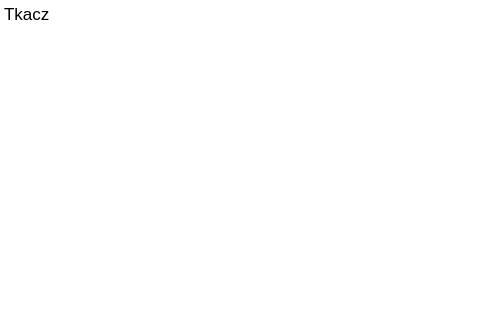
<?xml version="1.0" encoding="UTF-8"?>

<!--                                                            [licblock]
This file is part of Tkacz. 
Copyright (c) 2012-2014 Thibault Polge. All rights reserved.

This program is free software: you can redistribute it and/or modify
it under the terms of the GNU Affero General Public License as published by
the Free Software Foundation, either version 3 of the License, or
(at your option) any later version.

This program is distributed in the hope that it will be useful,
but WITHOUT ANY WARRANTY; without even the implied warranty of
MERCHANTABILITY or FITNESS FOR A PARTICULAR PURPOSE.  See the
GNU Affero General Public License for more details.

You should have received a copy of the GNU Affero General Public License
along with this program.  If not, see <http://www.gnu.org/licenses/>.
                                                               [/licblock]-->

<ui version="4.0">
 <class>Dialog</class>
 <widget class="QDialog" name="Dialog">
  <property name="geometry">
   <rect>
    <x>0</x>
    <y>0</y>
    <width>493</width>
    <height>334</height>
   </rect>
  </property>
  <property name="windowTitle">
   <string>Debug console</string>
  </property>
  <layout class="QVBoxLayout" name="verticalLayout">
   <property name="leftMargin">
    <number>0</number>
   </property>
   <property name="topMargin">
    <number>0</number>
   </property>
   <property name="rightMargin">
    <number>0</number>
   </property>
   <property name="bottomMargin">
    <number>0</number>
   </property>
   <item>
    <widget class="QTextBrowser" name="textBrowser">
     <property name="frameShape">
      <enum>QFrame::NoFrame</enum>
     </property>
     <property name="html">
      <string>&lt;!DOCTYPE HTML PUBLIC &quot;-//W3C//DTD HTML 4.0//EN&quot; &quot;http://www.w3.org/TR/REC-html40/strict.dtd&quot;&gt;
&lt;html&gt;&lt;head&gt;&lt;meta name=&quot;qrichtext&quot; content=&quot;1&quot; /&gt;&lt;style type=&quot;text/css&quot;&gt;
p, li { white-space: pre-wrap; }
&lt;/style&gt;&lt;/head&gt;&lt;body style=&quot; font-family:'.Lucida Grande UI'; font-size:13pt; font-weight:400; font-style:normal;&quot;&gt;
&lt;p style=&quot; margin-top:0px; margin-bottom:0px; margin-left:0px; margin-right:0px; -qt-block-indent:0; text-indent:0px;&quot;&gt;Tkacz&lt;/p&gt;&lt;/body&gt;&lt;/html&gt;</string>
     </property>
    </widget>
   </item>
  </layout>
 </widget>
 <resources/>
 <connections/>
</ui>
